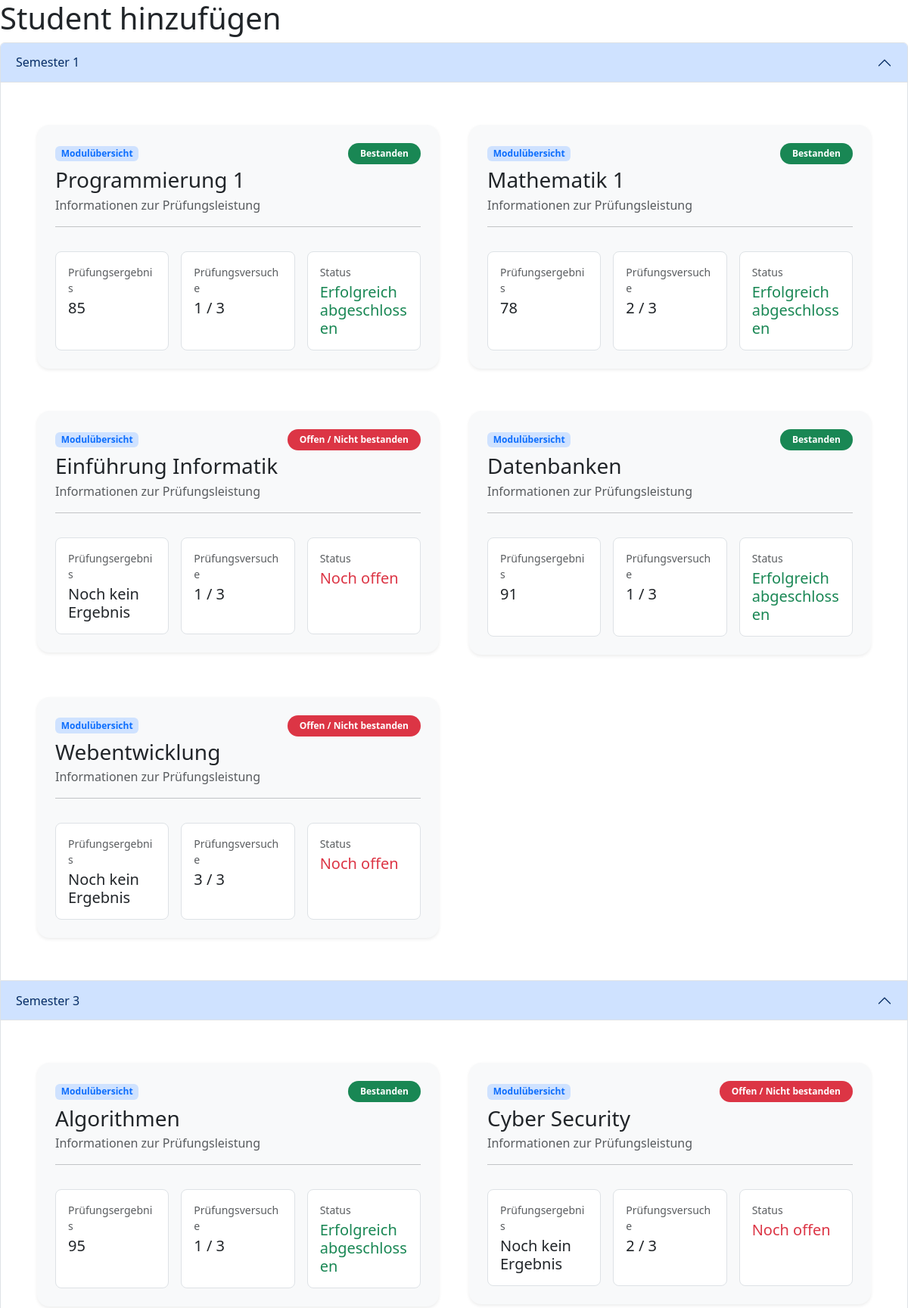
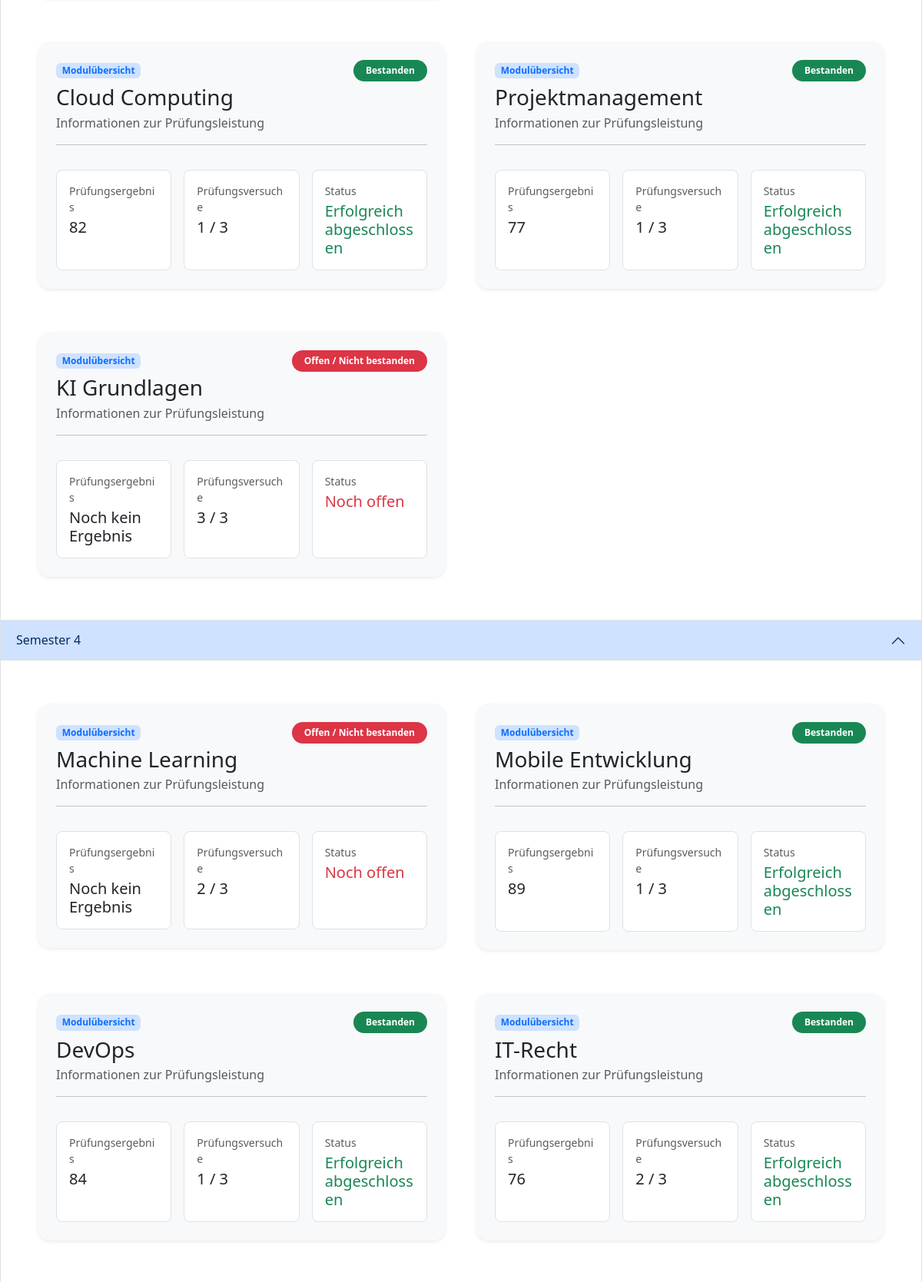
/dashboard (upper part), run on the app's committed database (2 pictures, top to bottom).
### meineBib.py (models this page shows)
class Semester(db.Model):
    __tablename__ = "semester"
    id = db.Column(db.Integer, primary_key=True)
    semester_number = db.Column(db.Integer, nullable=False)
    extra_semesters = db.Column(db.Integer, nullable=False)
    study_id = db.Column(
        db.Integer,
        db.ForeignKey("studies.id")
    )
    study = db.relationship("Studies", back_populates="semesters")
    modules = db.relationship("Module", back_populates="semester")

class Module(db.Model):
    __tablename__ = "module"
    id = db.Column(db.Integer, primary_key=True)
    name = db.Column(db.String(100), nullable=False)
    semester_id = db.Column(db.Integer, db.ForeignKey("semester.id"))
    number_of_attempts = db.Column(db.Integer, nullable=False, default=3)
    semester = db.relationship("Semester", back_populates="modules")
    passed = db.Column(db.Boolean)
    exam_score = db.relationship(
        "ExamScore",
        back_populates="module",
        uselist=False,
    )

class ExamScore(db.Model):
    __tablename__ = "exam_score"
    id = db.Column(db.Integer, primary_key=True)
    score = db.Column(db.Integer)
    module_id = db.Column(db.Integer, db.ForeignKey("module.id"))
    module = db.relationship("Module", back_populates="exam_score")

### app.py (the view)
@app.route("/dashboard", methods=["GET", "POST"])
def dashboard():
    print("Dashboard wurde aufgerufen")
    student = Student.query.filter_by(name="Max Müller").first()
    my_dashboard = Dashboard(student=student
                             )
    my_dashboard.exam_score_alarm()
    for semester in my_dashboard.semesters:
        print("Semester: ", semester)
    return render_template("dashboard.html", my_dashboard=my_dashboard,
                           semesters=my_dashboard.semesters,
                           current_semester=my_dashboard.current_semester)

### templates/dashboard.html (shortened to what this page needs)
<!DOCTYPE html>
    <html>
    <head>
    </head>
    <link href="https://cdn.jsdelivr.net/npm/bootstrap@5.3.8/dist/css/bootstrap.min.css" rel="stylesheet">
    <body>
        <h1>Student hinzufügen</h1>
        <div class="accordion" id="accordionPanelsStayOpenExample">
                {% for semester in semesters  %}
                    <div class="accordion-item">
                        <h2 class="accordion-header">
                            {% if semester.id == current_semester.id %}
                                <button class="accordion-button" type="button" data-bs-toggle="collapse" data-bs-target="#panelsStayOpen-collapseOne" aria-expanded="true" aria-controls="panelsStayOpen-collapseOne">
                                    Semester {{ semester.semester_number }}
                                </button>
                            {%  endif %}
                            {% if semester.id != current_semester.id %}
                                <button class="accordion-button" type="button"
                                        data-bs-toggle="collapse" data-bs-target="#panelsStayOpen-collapseOne" aria-expanded="false" aria-controls="panelsStayOpen-collapseOne">
                                    Semester {{ semester.semester_number }}
                                </button>
                            {%  endif %}
                        </h2>
                        <div id="panelsStayOpen-collapseOne" class="accordion-collapse collapse show">
                        <div class="accordion-body p-4">
                            <div class="container-fluid px-3 py-3">
                                <div class="row g-4">
                                    {% for module in semester.modules %}
                                        <div class="accordion-body col-12 col-md-6">
                                            <div class="card border-0 shadow-sm rounded-4 bg-light">
                                                <div class="card-body p-4">
                                                    <div class="d-flex justify-content-between align-items-start mb-3">
                                                        <div>
                                                        <span class="badge bg-primary-subtle text-primary mb-2">
                                                            Modulübersicht
                                                        </span>
                                                            <h3 class="card-title mb-1">
                                                                {{ module.name }}
                                                            </h3>
                                                            <p class="text-muted mb-0">
                                                                Informationen zur Prüfungsleistung
                                                            </p>
                                                        </div>
                                                        {% if module.passed %}
                                                            <span class="badge rounded-pill bg-success px-3 py-2">
                                                            Bestanden
                                                        </span>
                                                        {% else %}
                                                            <span class="badge rounded-pill bg-danger px-3 py-2">
                                                            Offen / Nicht bestanden
                                                        </span>
                                                        {% endif %}
                                                    </div>
                                                    <hr>
                                                    <div class="row g-3 mt-2">
                                                        <div class="col-md-4">
                                                            <div class="p-3 bg-white rounded-3 border h-100">
                                                                <p class="text-muted mb-1 small">
                                                                    Prüfungsergebnis
                                                                </p>
                                                                <h5 class="mb-0">
                                                                    {% if module.exam_score %}
                                                                        {{ module.exam_score.score }}
                                                                    {% else %}
                                                                        Noch kein Ergebnis
                                                                    {% endif %}
                                                                </h5>
                                                            </div>
                                                        </div>
                                                        <div class="col-md-4">
                                                            <div class="p-3 bg-white rounded-3 border h-100">
                                                                <p class="text-muted mb-1 small">
                                                                    Prüfungsversuche
                                                                </p>
                                                                <h5 class="mb-0">
                                                                    {{ module.number_of_attempts }} / 3
                                                                </h5>
                                                            </div>
                                                        </div>
                                                        <div class="col-md-4">
                                                            <div class="p-3 bg-white rounded-3 border h-100">
                                                                <p class="text-muted mb-1 small">
                                                                    Status
                                                                </p>
                                                                {% if module.passed %}
                                                                    <h5 class="text-success mb-0">
                                                                        Erfolgreich abgeschlossen
                                                                    </h5>
                                                                {% else %}
                                                                    <h5 class="text-danger mb-0">
                                                                        Noch offen
                                                                    </h5>
                                                                {% endif %}
                                                            </div>
                                                        </div>
                                                    </div>
                                                </div>
                                            </div>
                                        </div>
                                    {% endfor %}
                                </div>
                            </div>
                        </div>
                        </div>
                </div>
            {% endfor %}
        </div>
    </body>
</html>

### data on the page
Semester: semester_number "1"
Module: name "Programmierung 1", passed "Bestanden", exam_score.score "85", number_of_attempts "1"
Module: name "Mathematik 1", passed "Bestanden", exam_score.score "78", number_of_attempts "2"
Module: name "Einführung Informatik", passed "Offen / Nicht bestanden", shows "Noch kein Ergebnis", number_of_attempts "1"
Module: name "Datenbanken", passed "Bestanden", exam_score.score "91", number_of_attempts "1"
Module: name "Webentwicklung", passed "Offen / Nicht bestanden", shows "Noch kein Ergebnis", number_of_attempts "3"
Semester: semester_number "3"
Module: name "Algorithmen", passed "Bestanden", exam_score.score "95", number_of_attempts "1"
Module: name "Cyber Security", passed "Offen / Nicht bestanden", shows "Noch kein Ergebnis", number_of_attempts "2"
Module: name "Cloud Computing", passed "Bestanden", exam_score.score "82", number_of_attempts "1"
Module: name "Projektmanagement", passed "Bestanden", exam_score.score "77", number_of_attempts "1"
Module: name "KI Grundlagen", passed "Offen / Nicht bestanden", shows "Noch kein Ergebnis", number_of_attempts "3"
Semester: semester_number "4"
Module: name "Machine Learning", passed "Offen / Nicht bestanden", shows "Noch kein Ergebnis", number_of_attempts "2"
Module: name "Mobile Entwicklung", passed "Bestanden", exam_score.score "89", number_of_attempts "1"
Module: name "DevOps", passed "Bestanden", exam_score.score "84", number_of_attempts "1"
Module: name "IT-Recht", passed "Bestanden", exam_score.score "76", number_of_attempts "2"
